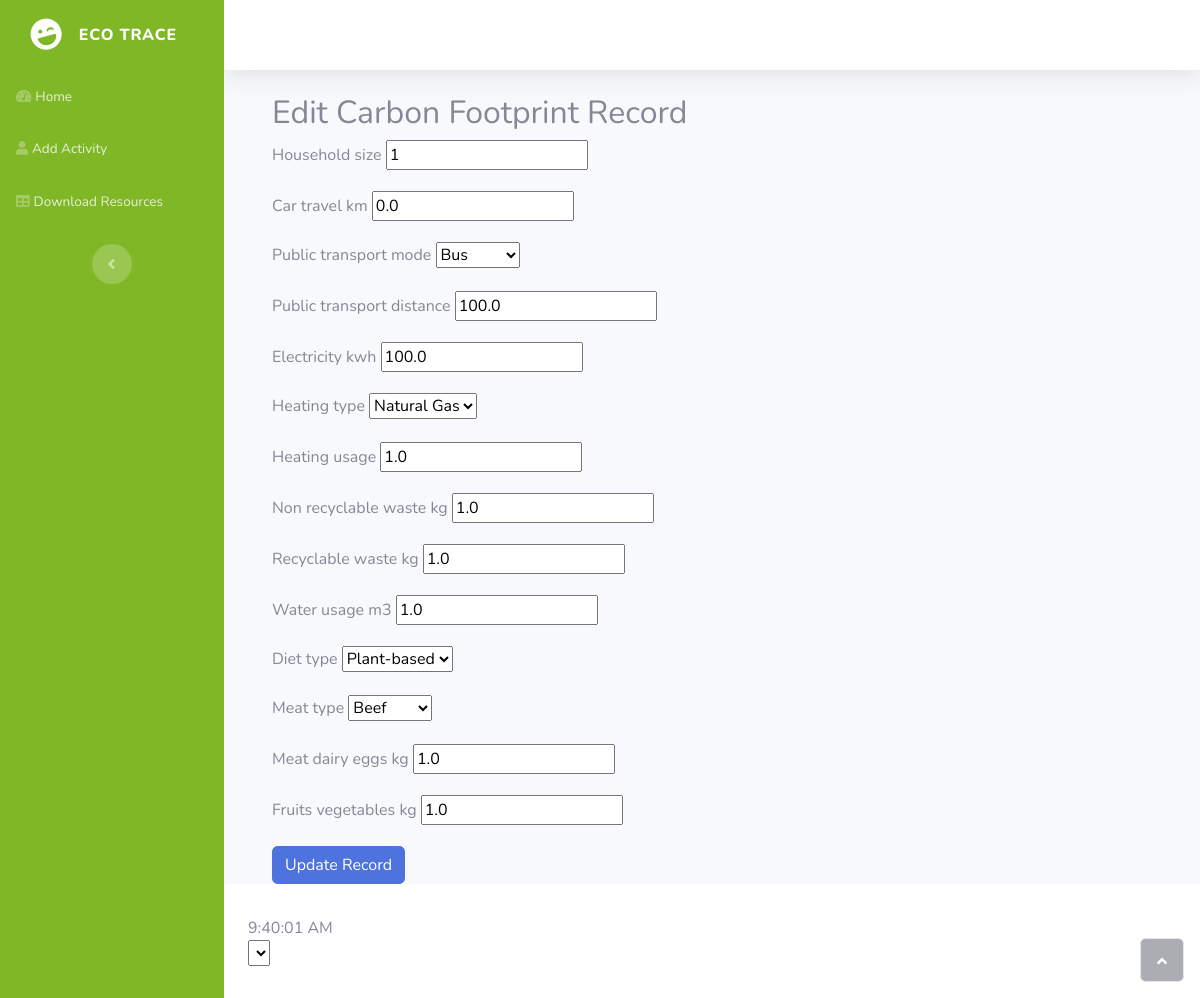
The app's page /edit-record/18/ with its own data.
### tracker/models.py (models this page shows, shortened)
class CarbonFootprintRecord(models.Model):
    date_recorded = models.DateTimeField(auto_now_add=True)
    household_size = models.IntegerField()
    car_travel_km = models.FloatField()
    public_transport_mode = models.CharField(max_length=50, choices=[
        ('bus', 'Bus'),
        ('train', 'Train'),
    ])
    public_transport_distance = models.FloatField()
    electricity_kwh = models.FloatField()
    heating_type = models.CharField(max_length=50, choices=[
        ('natural-gas', 'Natural Gas'),
        ('oil', 'Oil'),
        ('electric', 'Electric'),
    ])
    heating_usage = models.FloatField()
    non_recyclable_waste_kg = models.FloatField()
    recyclable_waste_kg = models.FloatField()
    water_usage_m3 = models.FloatField()
    diet_type = models.CharField(max_length=50, choices=[
        ('plant-based', 'Plant-based'),
        ('vegetarian', 'Vegetarian'),
        ('high-meat', 'High-meat'),
    ])
    meat_type = models.CharField(max_length=50, choices=[
        ('beef', 'Beef'),
        ('chicken', 'Chicken'),
    ], null=True, blank=True)
    meat_dairy_eggs_kg = models.FloatField()
    fruits_vegetables_kg = models.FloatField()
    total_footprint = models.FloatField(editable=False, null=True, blank=True)
    grade = models.CharField(editable=False, null=True, max_length=50)
    class Meta:
        ordering = ['-date_recorded']

### tracker/views.py (the view)
# urls.py: path('edit-record/<int:record_id>/', views.edit_record, name='edit_record'),
def edit_record(request, record_id):
    record = get_object_or_404(CarbonFootprintRecord, pk=record_id)
    if request.method == 'POST':
        form = addFootprintForm(request.POST, instance=record)
        if form.is_valid():
            form.save()
            return redirect('home')
    else:
        form = addFootprintForm(instance=record)
    return render(request, 'tracker/edit_record.html', {'form': form})

### tracker/forms.py
class addFootprintForm(forms.ModelForm):
    class Meta:
        model = CarbonFootprintRecord
        fields = '__all__'
        exclude = ['user', 'total_footprint', 'date_recorded']
        widgets = {
            'date_recorded': forms.HiddenInput(),
        }

### tracker/templates/tracker/edit_record.html (shortened to what this page needs)
{% extends 'tracker/base.html' %}
{% block content %}
<div class="container mt-4">
    <h2>Edit Carbon Footprint Record</h2>
    <form method="post" class="form">
        {% for field in form %}
            <div class="mb-3">
                <label class="form-label">{{ field.label }}</label>
                {{ field }}
            </div>
        {% endfor %}
        <button type="submit" class="btn btn-primary">Update Record</button>
    </form>
</div>
{% endblock %}

### records on screen
CarbonFootprintRecord: form "1" "0.0" "Bus" "100.0" "100.0" "Natural Gas" "1.0" "1.0" "1.0" "1.0" "Plant-based" "Beef" "1.0" "1.0"

### other values on screen
{{ field.label }} "Household size" "Car travel km" "Public transport mode" "Public transport distance" "Electricity kwh" "Heating type" "Heating usage" "Non recyclable waste kg" "Recyclable waste kg" "Water usage m3" "Diet type" "Meat type" "Meat dairy eggs kg" "Fruits vegetables kg"
